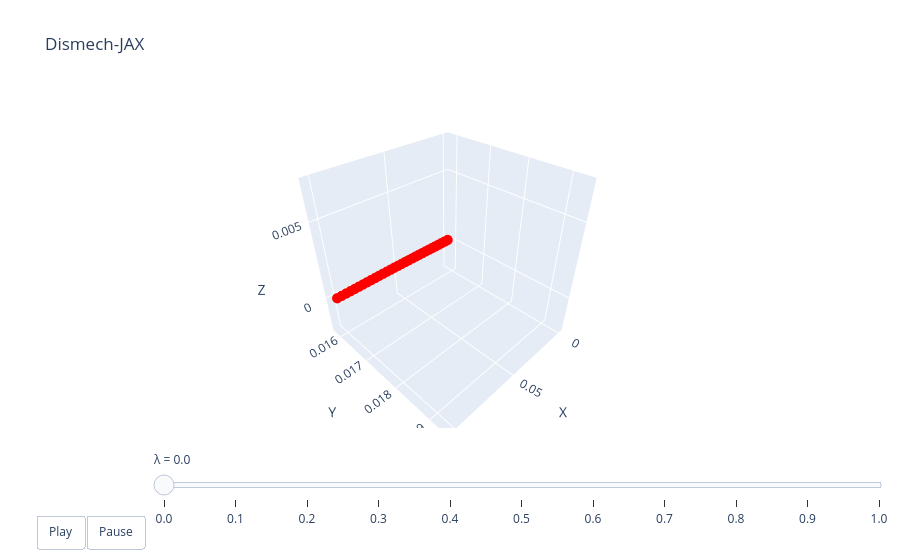

Notebook code for this chart:
### Code cell
lambdas = jnp.linspace(0, 1.0, 11)
sim, state0, xf0, _, get_aux = get_triplets()
test = jnp.load("data/benchmarks_hodel.npz", allow_pickle=True)
data = jnp.load("data/ribbon_data.npz")
p = test["final_params"][6]
aux = get_aux(data["bi_aux"][2]) 
xfs = sim.solve(lambdas, xf0, p, aux, state0, config=hodel.SolverConfig(isteps=300))
animate_rod(sim, lambdas, xfs, aux)

### Figure 1 — Plotly figure (JSON) as saved in the notebook; plotly's stock layout.template omitted (floating-point values rounded to 4 significant figures)
{"data": [{"line": {"color": "black", "width": 4}, "marker": {"color": "red", "size": 6}, "mode": "lines+markers", "name": "edges", "type": "scatter3d", "x": [0.000833, 0.004163, null, 0.004163, 0.007493, null, 0.007493, 0.01082, null, 0.01082, 0.01415, null, 0.01415, 0.01748, null, 0.01748, 0.02081, null, 0.02081, 0.02414, null, 0.02414, 0.02747, null, 0.02747, 0.0308, null, 0.0308, 0.03413, null, 0.03413, 0.03746, null, 0.03746, 0.04079, null, 0.04079, 0.04412, null, 0.04412, 0.04745, null, 0.04745, 0.05078, null, 0.05078, 0.05411, null, 0.05411, 0.05744, null, 0.05744, 0.06077, null, 0.06077, 0.0641, null, 0.0641, 0.06743, null, 0.06743, 0.07076, null, 0.07076, 0.07409, null, 0.07409, 0.07742, null, 0.07742, 0.08075, null, 0.08075, 0.08408, null, 0.08408, 0.08741, null, 0.08741, 0.09074, null, 0.09074, 0.09407, null, 0.09407, 0.0974, null, 0.0974, 0.1007, null], "y": [0.01586, 0.01586, null, 0.01586, 0.01586, null, 0.01586, 0.01586, null, 0.01586, 0.01586, null, 0.01586, 0.01586, null, 0.01586, 0.01586, null, 0.01586, 0.01586, null, 0.01586, 0.01586, null, 0.01586, 0.01586, null, 0.01586, 0.01586, null, 0.01586, 0.01586, null, 0.01586, 0.01586, null, 0.01586, 0.01586, null, 0.01586, 0.01586, null, 0.01586, 0.01586, null, 0.01586, 0.01586, null, 0.01586, 0.01586, null, 0.01586, 0.01586, null, 0.01586, 0.01586, null, 0.01586, 0.01586, null, 0.01586, 0.01586, null, 0.01586, 0.01586, null, 0.01586, 0.01586, null, 0.01586, 0.01586, null, 0.01586, 0.01586, null, 0.01586, 0.01586, null, 0.01586, 0.01586, null, 0.01586, 0.01586, null, 0.01586, 0.01586, null, 0.01586, 0.01586, null], "z": [0, 0, null, 0, 8.624e-07, null, 8.624e-07, 2.402e-06, null, 2.402e-06, 4.449e-06, null, 4.449e-06, 6.844e-06, null, 6.844e-06, 9.445e-06, null, 9.445e-06, 1.212e-05, null, 1.212e-05, 1.476e-05, null, 1.476e-05, 1.725e-05, null, 1.725e-05, 1.951e-05, null, 1.951e-05, 2.146e-05, null, 2.146e-05, 2.304e-05, null, 2.304e-05, 2.42e-05, null, 2.42e-05, 2.491e-05, null, 2.491e-05, 2.515e-05, null, 2.515e-05, 2.491e-05, null, 2.491e-05, 2.42e-05, null, 2.42e-05, 2.304e-05, null, 2.304e-05, 2.146e-05, null, 2.146e-05, 1.951e-05, null, 1.951e-05, 1.725e-05, null, 1.725e-05, 1.476e-05, null, 1.476e-05, 1.212e-05, null, 1.212e-05, 9.445e-06, null, 9.445e-06, 6.844e-06, null, 6.844e-06, 4.449e-06, null, 4.449e-06, 2.402e-06, null, 2.402e-06, 8.624e-07, null, 8.624e-07, 0, null, 0, 0, null]}], "layout": {"scene": {"xaxis": {"range": [-0.004162, 0.1057], "title": {"text": "X"}}, "yaxis": {"range": [0.01569, 0.01947], "title": {"text": "Y"}}, "zaxis": {"range": [-0.002554, 0.007383], "title": {"text": "Z"}}}, "sliders": [{"currentvalue": {"prefix": "λ = "}, "steps": [{"args": [["0.0"], {"frame": {"duration": 50, "redraw": true}, "mode": "immediate"}], "label": "0.0", "method": "animate"}, {"args": [["0.1"], {"frame": {"duration": 50, "redraw": true}, "mode": "immediate"}], "label": "0.1", "method": "animate"}, {"args": [["0.2"], {"frame": {"duration": 50, "redraw": true}, "mode": "immediate"}], "label": "0.2", "method": "animate"}, {"args": [["0.3"], {"frame": {"duration": 50, "redraw": true}, "mode": "immediate"}], "label": "0.3", "method": "animate"}, {"args": [["0.4"], {"frame": {"duration": 50, "redraw": true}, "mode": "immediate"}], "label": "0.4", "method": "animate"}, {"args": [["0.5"], {"frame": {"duration": 50, "redraw": true}, "mode": "immediate"}], "label": "0.5", "method": "animate"}, {"args": [["0.6"], {"frame": {"duration": 50, "redraw": true}, "mode": "immediate"}], "label": "0.6", "method": "animate"}, {"args": [["0.7"], {"frame": {"duration": 50, "redraw": true}, "mode": "immediate"}], "label": "0.7", "method": "animate"}, {"args": [["0.8"], {"frame": {"duration": 50, "redraw": true}, "mode": "immediate"}], "label": "0.8", "method": "animate"}, {"args": [["0.9"], {"frame": {"duration": 50, "redraw": true}, "mode": "immediate"}], "label": "0.9", "method": "animate"}, {"args": [["1.0"], {"frame": {"duration": 50, "redraw": true}, "mode": "immediate"}], "label": "1.0", "method": "animate"}], "transition": {"duration": 0}, "x": 0.1, "y": 0}], "title": {"text": "Dismech-JAX"}, "updatemenus": [{"buttons": [{"args": [null, {"frame": {"duration": 50, "redraw": true}, "fromcurrent": true}], "label": "Play", "method": "animate"}, {"args": [[null], {"frame": {"duration": 0, "redraw": true}, "mode": "immediate"}], "label": "Pause", "method": "animate"}], "direction": "left", "pad": {"r": 10, "t": 87}, "showactive": false, "type": "buttons", "x": 0.1, "xanchor": "right", "y": 0, "yanchor": "top"}]}}
